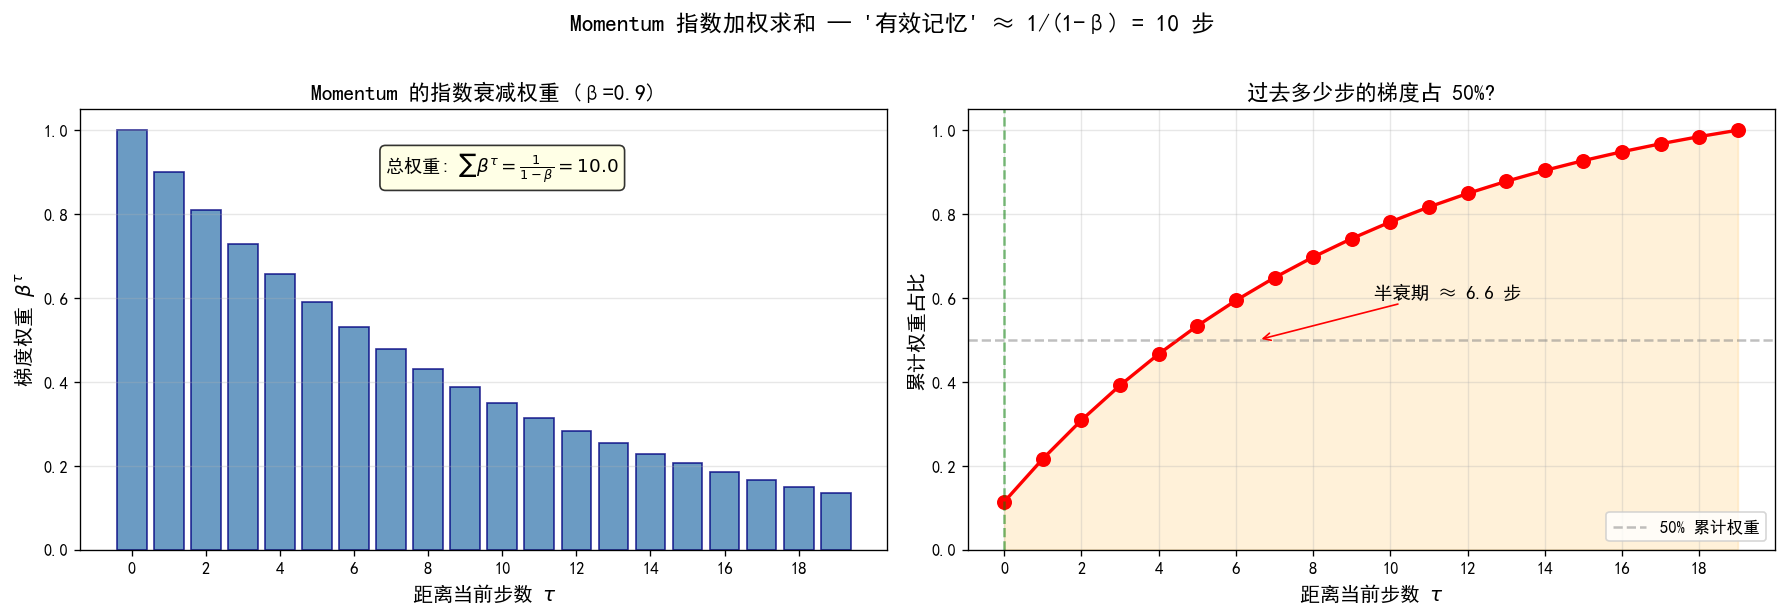

Source code (Python):
"""
3-5-momentum-weights.py
Visualize the exponential weighted average of past gradients in Momentum.
With beta=0.9, the current step's gradient has weight 1, the previous step has 0.9, etc.
The "effective memory" is approximately 1/(1-beta) = 10 steps.

Output: assets/figures/3-5-momentum-weights.png
"""
import numpy as np
import matplotlib.pyplot as plt
import os

os.makedirs("assets/figures", exist_ok=True)

beta = 0.9
n_steps = 20
weights = np.array([beta ** i for i in range(n_steps)])

# Cumulative weight (sum of past weights relative to total)
cum_weights = np.cumsum(weights) / np.sum(weights)

fig, axes = plt.subplots(1, 2, figsize=(15, 5))

# Left: Weight per step (exponential decay)
ax = axes[0]
ax.bar(range(n_steps), weights, color="steelblue", alpha=0.8, edgecolor="navy")
ax.set_xlabel("距离当前步数 $\\tau$", fontsize=12)
ax.set_ylabel("梯度权重 $\\beta^\\tau$", fontsize=12)
ax.set_title(f"Momentum 的指数衰减权重 (β={beta})", fontsize=13, fontweight="bold")
ax.grid(True, alpha=0.3, axis="y")
ax.set_xticks(range(0, n_steps, 2))
# Annotate sum
ax.text(n_steps / 2, max(weights) * 0.9,
        f"总权重: $\\sum \\beta^\\tau = \\frac{{1}}{{1-\\beta}} = {1/(1-beta):.1f}$",
        ha="center", fontsize=11,
        bbox=dict(boxstyle="round,pad=0.3", facecolor="lightyellow", alpha=0.8))

# Right: Cumulative weight
ax = axes[1]
ax.plot(range(n_steps), cum_weights, "ro-", markersize=8, linewidth=2)
ax.axhline(y=0.5, color="gray", linestyle="--", alpha=0.5, label="50% 累计权重")
ax.axvline(x=0, color="green", linestyle="--", alpha=0.5)
ax.fill_between(range(n_steps), 0, cum_weights, alpha=0.15, color="orange")
ax.set_xlabel("距离当前步数 $\\tau$", fontsize=12)
ax.set_ylabel("累计权重占比", fontsize=12)
ax.set_title("过去多少步的梯度占 50%?", fontsize=13, fontweight="bold")
ax.grid(True, alpha=0.3)
ax.set_xticks(range(0, n_steps, 2))
ax.set_ylim(0, 1.05)
ax.legend(loc="lower right")
# Mark half-life
half_life = np.log(0.5) / np.log(beta)
ax.annotate(f"半衰期 ≈ {half_life:.1f} 步",
            xy=(half_life, 0.5), xytext=(half_life + 3, 0.6),
            fontsize=11, ha="left",
            arrowprops=dict(arrowstyle="->", color="red"))

plt.suptitle("Momentum 指数加权求和 — '有效记忆' ≈ 1/(1-β) = 10 步",
             fontsize=14, fontweight="bold", y=1.02)
plt.tight_layout()
plt.savefig("assets/figures/3-5-momentum-weights.png", dpi=120, bbox_inches="tight")
print("Saved: assets/figures/3-5-momentum-weights.png")
